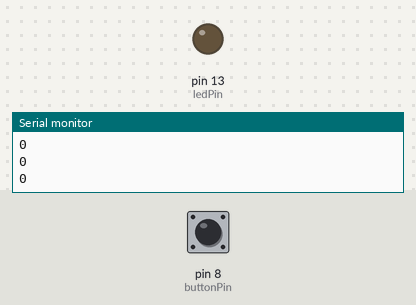
A sketch run on a simulated Arduino Uno, built with avr-gcc and run on an emulated ATmega328P. Parts: output pins drawn as LEDs (lit = HIGH), the last lines printed to the serial monitor. Dashed ring = blinking. Inputs (shaded band) come from the test bench; at power-on: pin 8 (buttonPin) LOW.

Above: at 1.2 s.
1.3 s: pin 8 (buttonPin) pulled HIGH for 1 s
At 2.8 s:
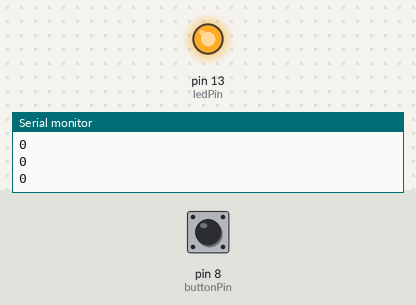
3.8 s: pin 8 (buttonPin) pulled HIGH for 0.15 s
At 4.4 s:
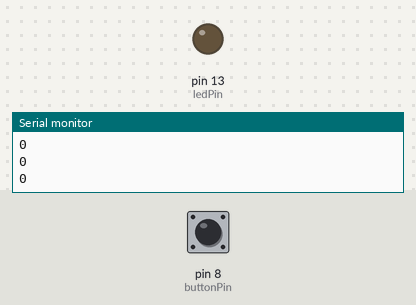
5.4 s: pin 8 (buttonPin) pulled HIGH for 3.2 s
At 5.87 s:
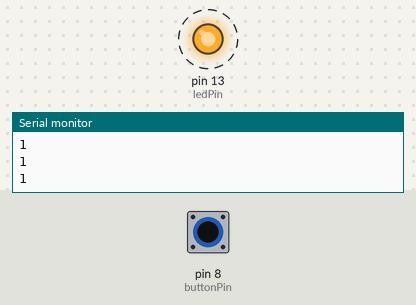
Timing chart, 0 to 10.1 s (numbered marks = the images above; inputs shaded):
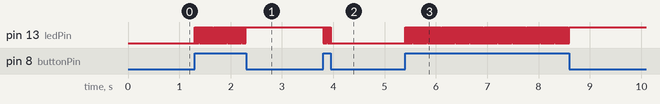

The sketch:

push_button.ino.ino
```cpp
const int buttonPin = 8;   // Pin for the push button
const int ledPin = 13;     // Pin for the LED

bool ledOn = false;        // State of the LED

void setup() {
  pinMode(buttonPin, INPUT);
  pinMode(ledPin, OUTPUT);
  Serial.begin(9600);
}

void loop() {
  if (digitalRead(buttonPin)) {
    ledOn = !ledOn;
    digitalWrite(ledPin, ledOn);
  }
  Serial.println(digitalRead(buttonPin));
  delay(10);  // Small delay to reduce processing load
}
```

Measured:
- after the input at 1.3 s, pin 13 (ledPin): alternates HIGH for 0.01 s and LOW for 0.01 s, 99 changes in all, then stays HIGH, starting at once
- after the input at 3.8 s, pin 13 (ledPin): alternates HIGH for 0.01 s and LOW for 0.01 s, 15 changes in all, then stays LOW, starting at once
- after the input at 5.4 s, pin 13 (ledPin): alternates HIGH for 0.01 s and LOW for 0.01 s, 317 changes in all, then stays HIGH, starting at once
